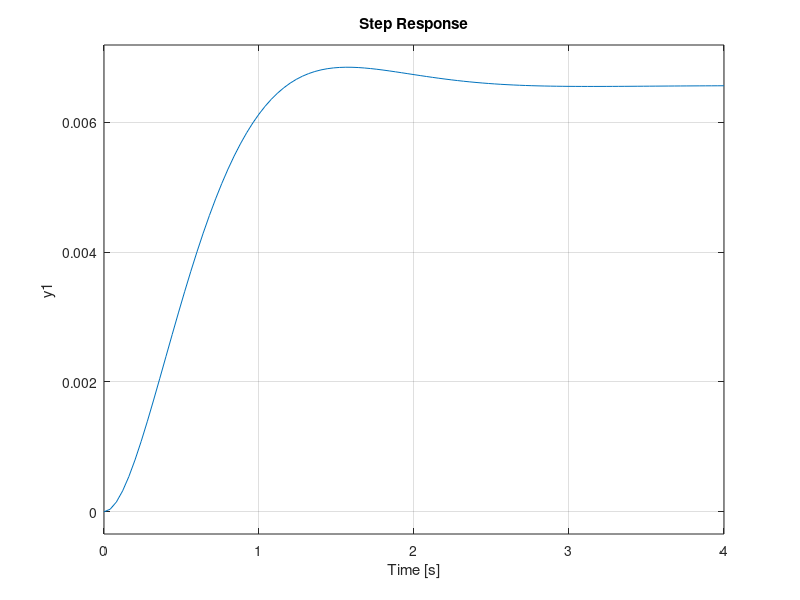

The MATLAB source for this figure: (Note: this script raises an error after producing the figure.)
s = tf('s');
G = (s + 1.05)/((s + 1)*(s + 20)*(s^2 + 4*s + 8));
Ga = 21/(400*(s^2 + 4*s + 8));
set(gcf,'color','w');
hold on;
step(G);
step(Ga);
hold off;
export_fig problem8b.pdf;